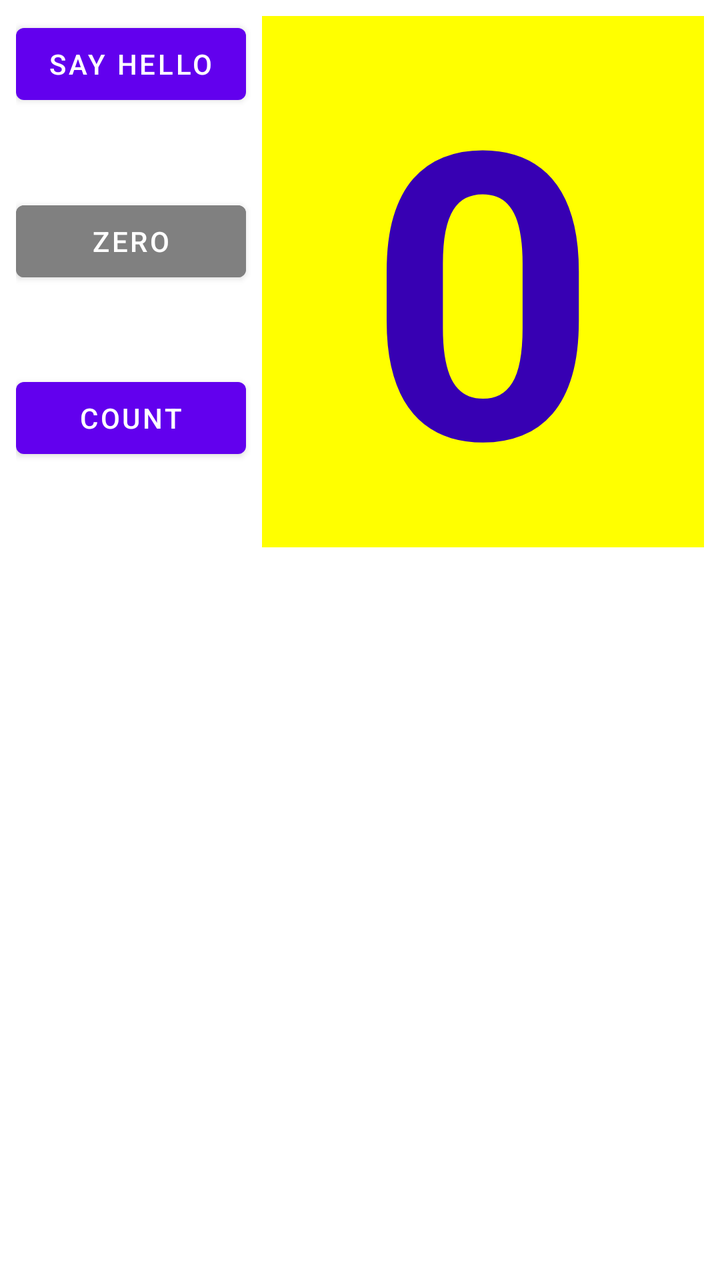
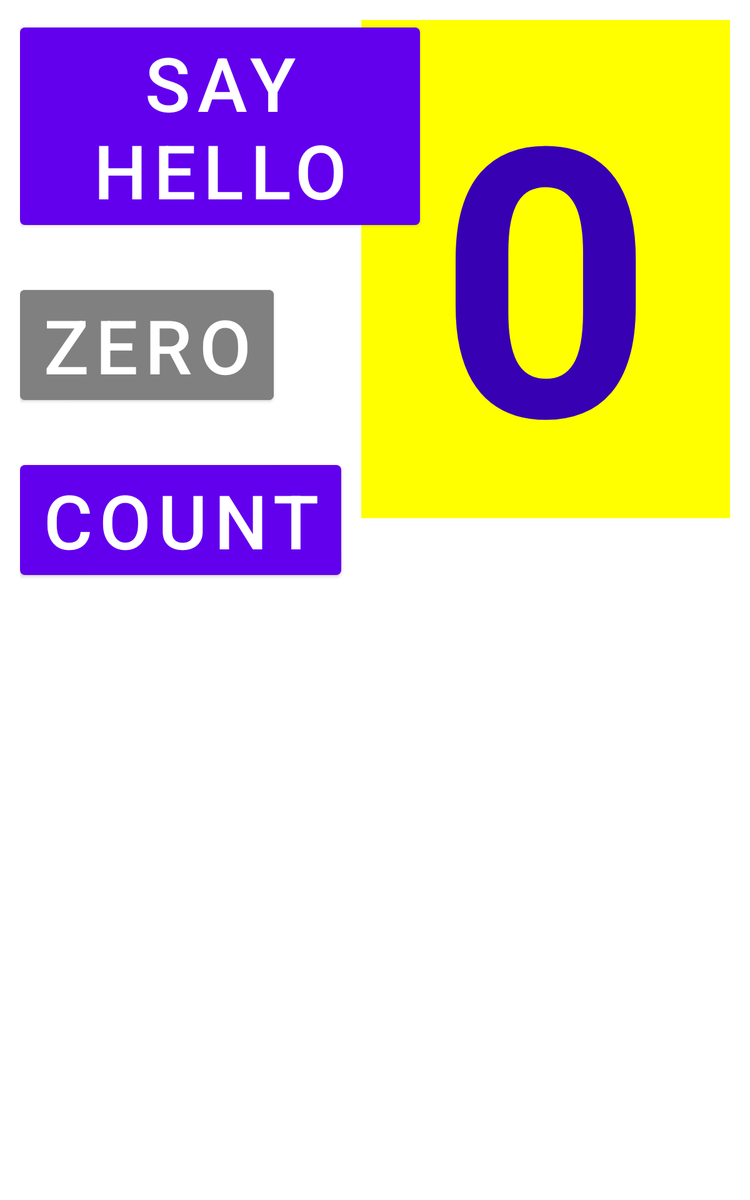

Two renders of one Android screen. The first uses the default layout on a phone; the second uses the alternative layout the repository ships for a different screen configuration, on a matching device. The two XML files are below.
<!-- AndroidManifest.xml: application theme Theme.AndersenHomeWorks -->
<!-- res/layout/fragment_your_first_interactive_ui.xml -->
<?xml version="1.0" encoding="utf-8"?>
<androidx.constraintlayout.widget.ConstraintLayout xmlns:android="http://schemas.android.com/apk/res/android"
    xmlns:app="http://schemas.android.com/apk/res-auto"
    xmlns:tools="http://schemas.android.com/tools"
    android:layout_width="match_parent"
    android:layout_height="match_parent"
    android:layout_margin="@dimen/margin_regular">

    <Button
        android:id="@+id/toast_button"
        android:layout_width="wrap_content"
        android:layout_height="wrap_content"
        android:text="@string/toast_button_text"
        app:layout_constraintEnd_toStartOf="@id/count"
        app:layout_constraintStart_toStartOf="parent"
        app:layout_constraintTop_toTopOf="parent" />

    <Button
        android:id="@+id/zero_button"
        android:layout_width="0dp"
        android:layout_height="wrap_content"
        android:backgroundTint="@color/gray"
        android:text="@string/zero_button_text"
        app:layout_constraintBottom_toTopOf="@id/count_button"
        app:layout_constraintEnd_toEndOf="@id/toast_button"
        app:layout_constraintStart_toStartOf="parent"
        app:layout_constraintTop_toBottomOf="@id/toast_button" />

    <Button
        android:id="@+id/count_button"
        android:layout_width="0dp"
        android:layout_height="wrap_content"
        android:text="@string/count_button_text"
        app:layout_constraintBottom_toBottomOf="@id/count"
        app:layout_constraintEnd_toEndOf="@id/toast_button"
        app:layout_constraintStart_toStartOf="parent"
        app:layout_constraintTop_toBottomOf="@id/zero_button" />

    <TextView
        android:id="@+id/count"
        android:layout_width="0dp"
        android:layout_height="wrap_content"
        android:layout_marginStart="8dp"
        android:background="@color/yellow"
        android:gravity="center"
        android:text="@string/count_text"
        android:textColor="@color/purple_700"
        android:textSize="200sp"
        android:textStyle="bold"
        app:layout_constraintEnd_toEndOf="parent"
        app:layout_constraintStart_toEndOf="@id/toast_button"
        app:layout_constraintTop_toTopOf="parent" />

</androidx.constraintlayout.widget.ConstraintLayout>
<!-- resources referenced by this layout -->
<resources>
  <color name="gray">#808080</color>
  <color name="purple_700">#FF3700B3</color>
  <color name="yellow">#FFFF00</color>
  <dimen name="margin_regular">8dp</dimen>
  <string name="count_button_text">Count</string>
  <string name="count_text">0</string>
  <string name="toast_button_text">Say Hello</string>
  <string name="zero_button_text">Zero</string>
  <style name="Theme.AndersenHomeWorks" parent="Theme.MaterialComponents.DayNight.DarkActionBar">
          
          <item name="colorPrimary">@color/purple_500</item>
          <item name="colorPrimaryVariant">@color/purple_700</item>
          <item name="colorOnPrimary">@color/white</item>
          
          <item name="colorSecondary">@color/teal_200</item>
          <item name="colorSecondaryVariant">@color/teal_700</item>
          <item name="colorOnSecondary">@color/black</item>
          
          <item name="android:statusBarColor" tools:targetApi="l">?attr/colorPrimaryVariant</item>
          
      </style>
  <color name="purple_500">#FF6200EE</color>
  <color name="white">#FFFFFFFF</color>
  <color name="teal_200">#FF03DAC5</color>
  <color name="teal_700">#FF018786</color>
  <color name="black">#FF000000</color>
</resources>
<!-- res/layout-sw600dp/fragment_your_first_interactive_ui.xml (the repository's variant of the layout above) -->
<!-- drawn on a 7-inch tablet held upright -->
<?xml version="1.0" encoding="utf-8"?>
<RelativeLayout xmlns:android="http://schemas.android.com/apk/res/android"
    xmlns:app="http://schemas.android.com/apk/res-auto"
    xmlns:tools="http://schemas.android.com/tools"
    android:layout_width="match_parent"
    android:layout_height="match_parent"
    android:layout_margin="16dp"
    android:orientation="vertical">

    <Button
        android:id="@+id/toast_button"
        android:layout_width="wrap_content"
        android:layout_height="wrap_content"
        android:text="@string/toast_button_text"
        android:textSize="60sp" />

    <Button
        android:id="@+id/zero_button"
        android:layout_width="wrap_content"
        android:layout_height="wrap_content"
        android:layout_below="@id/toast_button"
        android:layout_marginTop="40dp"
        android:backgroundTint="@color/gray"
        android:text="@string/zero_button_text"
        android:textSize="60sp" />

    <Button
        android:id="@+id/count_button"
        android:layout_width="wrap_content"
        android:layout_height="wrap_content"
        android:layout_below="@id/zero_button"
        android:layout_marginTop="40dp"
        android:text="@string/count_button_text"
        android:textSize="60sp" />

    <TextView
        android:id="@+id/count"
        android:layout_width="match_parent"
        android:layout_height="wrap_content"
        android:layout_marginStart="16dp"
        android:layout_toEndOf="@id/count_button"
        android:background="@color/yellow"
        android:text="@string/count_text"
        android:textAlignment="center"
        android:textColor="@color/purple_700"
        android:textSize="300sp"
        android:textStyle="bold" />

</RelativeLayout>
<!-- resources referenced by the variant -->
<!-- as a 7-inch tablet held upright resolves them -->
<resources>
  <color name="gray">#808080</color>
  <color name="purple_700">#FF3700B3</color>
  <color name="yellow">#FFFF00</color>
  <string name="count_button_text">Count</string>
  <string name="count_text">0</string>
  <string name="toast_button_text">Say Hello</string>
  <string name="zero_button_text">Zero</string>
  <style name="Theme.AndersenHomeWorks" parent="Theme.MaterialComponents.DayNight.DarkActionBar">
          
          <item name="colorPrimary">@color/purple_500</item>
          <item name="colorPrimaryVariant">@color/purple_700</item>
          <item name="colorOnPrimary">@color/white</item>
          
          <item name="colorSecondary">@color/teal_200</item>
          <item name="colorSecondaryVariant">@color/teal_700</item>
          <item name="colorOnSecondary">@color/black</item>
          
          <item name="android:statusBarColor" tools:targetApi="l">?attr/colorPrimaryVariant</item>
          
      </style>
  <color name="purple_500">#FF6200EE</color>
  <color name="white">#FFFFFFFF</color>
  <color name="teal_200">#FF03DAC5</color>
  <color name="teal_700">#FF018786</color>
  <color name="black">#FF000000</color>
</resources>
